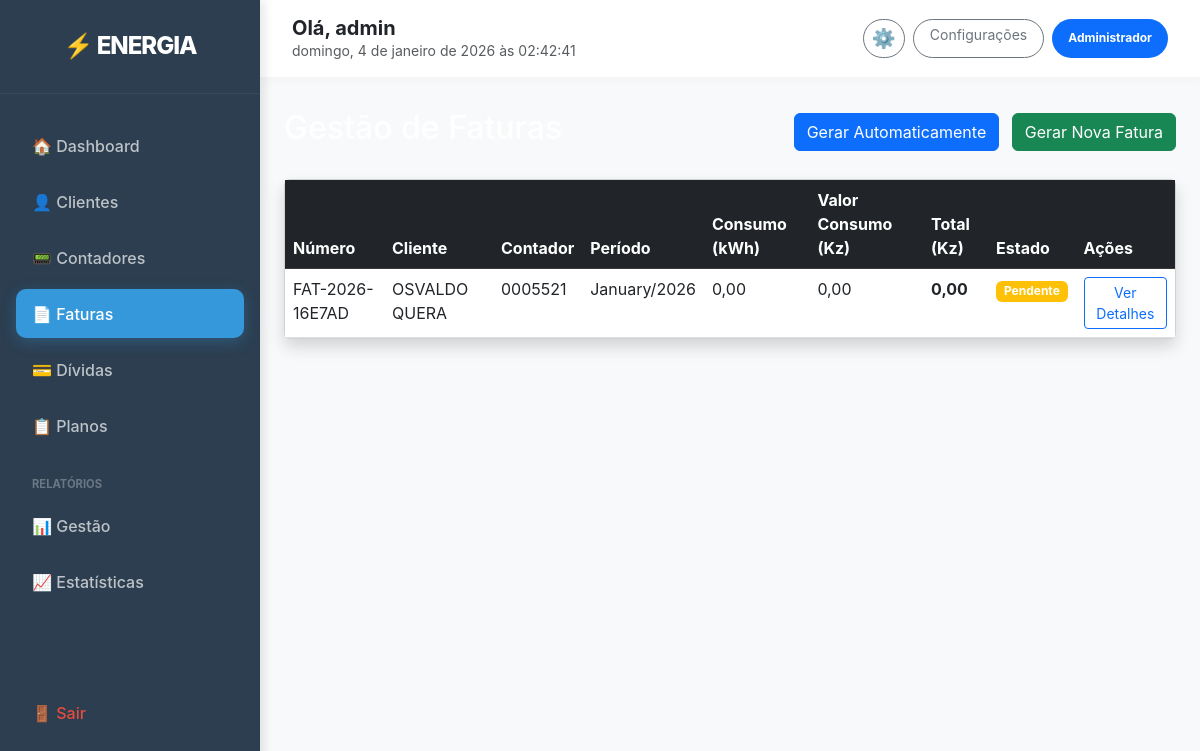
Page /pagamentos/faturas/ (signed in) on the committed database.
### clientes/models.py (models this page shows, shortened)
class Perfil(models.Model):
    TIPO_USUARIO_CHOICES = [
        ('ADMIN', 'Administrador'),
        ('OPERADOR', 'Operador'),
        ('FINANCEIRO', 'Financeiro'),
        ('CLIENTE', 'Cliente'),
    ]
    user = models.OneToOneField(User, on_delete=models.CASCADE, related_name='perfil')
    tipo_usuario = models.CharField(max_length=20, choices=TIPO_USUARIO_CHOICES, default='CLIENTE')
    telefone = models.CharField(max_length=15, blank=True, null=True)

class Cliente(models.Model):
    TIPO_CLIENTE_CHOICES = [
        ('PRE_PAGO', 'Pré-pago'),
        ('POS_PAGO', 'Pós-pago'),
    ]
    STATUS_CHOICES = [
        ('ATIVO', 'Ativo'),
        ('INATIVO', 'Inativo'),
        ('SUSPENSO', 'Suspenso'),
    ]
    numero_cliente = models.CharField(max_length=20, unique=True, editable=False)
    nome = models.CharField(max_length=200)
    nif = models.CharField(max_length=20, unique=True, verbose_name='NIF')
    bi = models.CharField(max_length=20, unique=True, verbose_name='BI')
    morada = models.TextField()
    telefone = models.CharField(
        max_length=15,
        validators=[RegexValidator(regex=r'^\+?1?\d{9,15}$', message="Número de telefone inválido")]
    )
    email = models.EmailField(blank=True, null=True)
    tipo_cliente = models.CharField(max_length=10, choices=TIPO_CLIENTE_CHOICES, default='PRE_PAGO')
    status = models.CharField(max_length=10, choices=STATUS_CHOICES, default='ATIVO')
    saldo_atual = models.DecimalField(max_digits=10, decimal_places=2, default=0.00)
    tarifa = models.ForeignKey('pagamentos.Tarifa', on_delete=models.SET_NULL, null=True, blank=True, related_name='clientes')
    data_cadastro = models.DateTimeField(auto_now_add=True)
    data_atualizacao = models.DateTimeField(auto_now=True)
    observacoes = models.TextField(blank=True, null=True)
    class Meta:
        verbose_name = 'Cliente'
        verbose_name_plural = 'Clientes'
        ordering = ['-data_cadastro']

### pagamentos/models.py (models this page shows, shortened)
class Fatura(models.Model):
    STATUS_FATURA_CHOICES = [
        ('PENDENTE', 'Pendente'),
        ('PAGO', 'Pago'),
        ('VENCIDO', 'Vencido'),
        ('CANCELADO', 'Cancelado'),
    ]
    numero_fatura = models.CharField(max_length=30, unique=True, editable=False)
    cliente = models.ForeignKey(Cliente, on_delete=models.CASCADE, related_name='faturas')
    contador = models.ForeignKey(Contador, on_delete=models.SET_NULL, null=True, related_name='faturas')
    periodo_referencia = models.CharField(max_length=50, help_text='Ex: Janeiro/2025')
    leitura_anterior = models.DecimalField(max_digits=10, decimal_places=2)
    leitura_atual = models.DecimalField(max_digits=10, decimal_places=2)
    consumo_kwh = models.DecimalField(max_digits=10, decimal_places=2)
    valor_consumo = models.DecimalField(max_digits=10, decimal_places=2)
    multa_atraso = models.DecimalField(max_digits=10, decimal_places=2, default=0.00, help_text='Multa por atraso (valor fixo)')
    juros_mora = models.DecimalField(max_digits=10, decimal_places=2, default=0.00, help_text='Juros de mora acumulados')
    outras_taxas = models.DecimalField(max_digits=10, decimal_places=2, default=0.00)
    valor_total = models.DecimalField(max_digits=10, decimal_places=2)
    status = models.CharField(max_length=10, choices=STATUS_FATURA_CHOICES, default='PENDENTE')
    data_emissao = models.DateField()
    data_vencimento = models.DateField()
    data_pagamento = models.DateTimeField(null=True, blank=True)
    arquivo_pdf = models.FileField(upload_to='faturas/', null=True, blank=True)
    observacoes = models.TextField(blank=True, null=True)
    data_criacao = models.DateTimeField(auto_now_add=True)
    class Meta:
        verbose_name = 'Fatura'
        verbose_name_plural = 'Faturas'
        ordering = ['-data_emissao']

### equipamentos/models.py (models this page shows, shortened)
class Contador(models.Model):
    TIPO_CONTADOR_CHOICES = [
        ('PRE_PAGO', 'Pré-pago'),
        ('POS_PAGO', 'Pós-pago'),
    ]
    TIPO_CONEXAO_CHOICES = [
        ('MONOFASICO', 'Monofásico'),
        ('TRIFASICO', 'Trifásico'),
    ]
    STATUS_CHOICES = [
        ('ATIVO', 'Ativo'),
        ('INATIVO', 'Inativo'),
        ('MANUTENCAO', 'Em Manutenção'),
        ('AVARIADO', 'Avariado'),
        ('SUBSTITUIDO', 'Substituído'),
        ('SUSPENSO', 'Suspenso por Dívida'),
    ]
    numero_serie = models.CharField(max_length=50, unique=True)
    tipo_contador = models.CharField(max_length=10, choices=TIPO_CONTADOR_CHOICES)
    tipo_conexao = models.CharField(max_length=15, choices=TIPO_CONEXAO_CHOICES, default='MONOFASICO')
    numero_cartao = models.CharField(max_length=20, blank=True, null=True, help_text='Número do cartão (apenas para pré-pago)')
    cliente = models.OneToOneField(Cliente, on_delete=models.SET_NULL, null=True, blank=True, related_name='contador')
    endereco_instalacao = models.TextField()
    status = models.CharField(max_length=15, choices=STATUS_CHOICES, default='ATIVO')
    data_instalacao = models.DateField()
    data_ultima_leitura = models.DateTimeField(null=True, blank=True)
    leitura_atual = models.DecimalField(max_digits=10, decimal_places=2, default=0.00)
    potencia_maxima = models.DecimalField(max_digits=8, decimal_places=2, help_text='Potência máxima em kW')
    observacoes = models.TextField(blank=True, null=True)
    data_criacao = models.DateTimeField(auto_now_add=True)
    data_suspensao = models.DateTimeField(null=True, blank=True, help_text='Data da suspensão por dívida')
    class Meta:
        verbose_name = 'Contador'
        verbose_name_plural = 'Contadores'
        ordering = ['-data_instalacao']

### pagamentos/views.py (the view)
# urls.py: path('faturas/', views.fatura_list, name='fatura_list'),
@login_required
def fatura_list(request):
    if hasattr(request.user, 'perfil') and request.user.perfil.tipo_usuario == 'CLIENTE':
        faturas = Fatura.objects.filter(cliente__email=request.user.email) # Filtro simples por email para exemplo
    else:
        faturas = Fatura.objects.all()
    return render(request, 'pagamentos/fatura_list.html', {'faturas': faturas})

### templates/pagamentos/fatura_list.html
{% extends 'base.html' %}
{% block content %}
<div class="row mb-4">
    <div class="col-12 d-flex justify-content-between align-items-center">
        <h2 class="text-white">Gestão de Faturas</h2>
        <div>
            <a href="{% url 'gerar_faturas_auto' %}" class="btn btn-primary me-2">Gerar Automaticamente</a>
            <a href="{% url 'fatura_create' %}" class="btn btn-success">Gerar Nova Fatura</a>
        </div>
    </div>
</div>
<div class="card shadow">
    <div class="table-responsive">
        <table class="table table-hover mb-0">
            <thead class="table-dark">
                <tr>
                    <th>Número</th>
                    <th>Cliente</th>
                    <th>Contador</th>
                    <th>Período</th>
                    <th>Consumo (kWh)</th>
                    <th>Valor Consumo (Kz)</th>
                    <th>Total (Kz)</th>
                    <th>Estado</th>
                    <th>Ações</th>
                </tr>
            </thead>
            <tbody>
                {% for fatura in faturas %}
                <tr>
                    <td>{{ fatura.numero_fatura }}</td>
                    <td>{{ fatura.cliente.nome }}</td>
                    <td>{{ fatura.contador.numero_serie|default:"Não especificado" }}</td>
                    <td>{{ fatura.periodo_referencia }}</td>
                    <td>{{ fatura.consumo_kwh }}</td>
                    <td>{{ fatura.valor_consumo }}</td>
                    <td><strong>{{ fatura.valor_total }}</strong></td>
                    <td>
                        <span class="badge {% if fatura.status == 'PAGO' %}bg-success{% elif fatura.status == 'PENDENTE' %}bg-warning{% else %}bg-danger{% endif %}">
                            {{ fatura.get_status_display }}
                        </span>
                    </td>
                    <td>
                        <a href="{% url 'fatura_detail' fatura.pk %}" class="btn btn-sm btn-outline-primary">Ver Detalhes</a>
                    </td>
                </tr>
                {% empty %}
                <tr>
                    <td colspan="9" class="text-center py-4">Nenhuma fatura encontrada.</td>
                </tr>
                {% endfor %}
            </tbody>
        </table>
    </div>
</div>
{% endblock %}

### templates/base.html (shortened to what this page needs)
<!DOCTYPE html>
<html lang="pt">
<head>
    <link href="https://cdn.jsdelivr.net/npm/bootstrap@5.3.0/dist/css/bootstrap.min.css" rel="stylesheet">
    <link rel="stylesheet" href="https://cdnjs.cloudflare.com/ajax/libs/animate.css/4.1.1/animate.min.css"/>
</head>
<body>
    {% if user.is_authenticated %}
    <aside class="sidebar is-authenticated" id="sidebar">
        <div class="sidebar-header">
            <a href="{% url 'dashboard' %}" style="text-decoration: none;">
                <h4>⚡ ENERGIA</h4>
            </a>
        </div>
        <ul class="nav-menu">
            <li class="nav-item-side">
                <a href="{% url 'dashboard' %}" class="nav-link-side {% if request.resolver_match.url_name == 'dashboard' %}active{% endif %}">
                    🏠 Dashboard
                </a>
            </li>
            {% if user.perfil.tipo_usuario != 'CLIENTE' %}
                <li class="nav-item-side">
                    <a href="{% url 'cliente_list' %}" class="nav-link-side {% if 'cliente' in request.path %}active{% endif %}">
                        👤 Clientes
                    </a>
                </li>
                <li class="nav-item-side">
                    <a href="{% url 'contador_list' %}" class="nav-link-side {% if 'contador' in request.path %}active{% endif %}">
                        📟 Contadores
                    </a>
                </li>
                <li class="nav-item-side">
                    <a href="{% url 'fatura_list' %}" class="nav-link-side {% if 'fatura' in request.path %}active{% endif %}">
                        📄 Faturas
                    </a>
                </li>
                <li class="nav-item-side">
                    <a href="{% url 'controlo_divida' %}" class="nav-link-side {% if 'divida' in request.path %}active{% endif %}">
                        💳 Dívidas
                    </a>
                </li>
                <li class="nav-item-side">
                    <a href="{% url 'tarifa_list' %}" class="nav-link-side {% if 'tarifa' in request.path %}active{% endif %}">
                        📋 Planos
                    </a>
                </li>
                {% if user.is_staff or user.perfil.tipo_usuario == 'ADMIN' or user.perfil.tipo_usuario == 'FINANCEIRO' %}
                    <li class="nav-item-side mt-3 mb-1">
                        <small class="text-uppercase px-3 fw-bold" style="font-size: 0.7rem; color: rgba(255,255,255,0.3);">Relatórios</small>
                    </li>
                    <li class="nav-item-side">
                        <a href="{% url 'relatorio_list' %}" class="nav-link-side {% if 'relatorio' in request.path %}active{% endif %}">
                            📊 Gestão
                        </a>
                    </li>
                    <li class="nav-item-side">
                        <a href="{% url 'estatisticas_gerais' %}" class="nav-link-side {% if 'estatisticas' in request.path %}active{% endif %}">
                            📈 Estatísticas
                        </a>
                    </li>
                {% endif %}
            {% endif %}
            <li class="nav-item-side logout-link">
                <button type="button" class="nav-link-side border-0 bg-transparent w-100 text-start" style="color: inherit;" data-bs-toggle="modal" data-bs-target="#logoutModal">
                    🚪 Sair
                </button>
            </li>
        </ul>
    </aside>
    {% endif %}
    <main class="{% if user.is_authenticated %}main-content{% endif %}">
        {% if user.is_authenticated %}
        <div class="top-bar">
            <div class="d-flex align-items-center">
                <div class="d-flex flex-column">
                    <h5 class="mb-0 fw-bold">Olá, {{ user.username }}</h5>
                    <small class="text-muted" id="realTimeClock"></small>
                </div>
            </div>
            <div class="d-flex gap-2">
                <a href="{% url 'perfil_edit' %}" class="btn btn-sm btn-outline-secondary rounded-pill px-2 d-flex align-items-center justify-content-center" title="Editar Perfil">
                    <span style="font-size: 1.2rem;">⚙️</span>
                </a>
                <a href="/admin/" class="btn btn-sm btn-outline-secondary rounded-pill px-3">Configurações</a>
                <span class="badge bg-primary rounded-pill d-flex align-items-center px-3">{{ user.perfil.get_tipo_usuario_display }}</span>
            </div>
        </div>
        {% endif %}
        <div class="{% if user.is_authenticated %}container-fluid px-4{% else %}container-fluid p-0{% endif %}">
            {% block content %}{% endblock %}
        </div>
    </main>
</body>
</html>

### templates/base.html (style rules this page uses)
:root { --sidebar-width: 260px; --primary-blue: #2c3e50; --accent-blue: #3498db; --hover-bg: #34495e; --text-muted: #bdc3c7; --bg-body: #f8f9fa; }
body { background-color: var(--bg-body); font-family: 'Inter', system-ui, sans-serif; min-height: 100vh; margin: 0; }
.sidebar { width: var(--sidebar-width); height: 100vh; position: fixed; left: -260px; top: 0; background: var(--primary-blue); color: white; transition: all 0.3s; z-index: 1000; box-shadow: 4px 0 10px rgba(0,0,0,0.1); }
.sidebar.is-authenticated { left: 0; }
.sidebar-header { padding: 2rem 1.5rem; border-bottom: 1px solid rgba(255,255,255,0.05); text-align: center; }
.sidebar-header h4 { font-weight: 800; letter-spacing: -1px; margin: 0; color: white; text-decoration: none; }
.nav-menu { padding: 1.5rem 0; list-style: none; margin: 0; height: calc(100vh - 100px); display: flex; flex-direction: column; }
.nav-item-side { margin: 0.2rem 1rem; }
.nav-link-side { color: var(--text-muted); text-decoration: none; display: flex; align-items: center; padding: 0.8rem 1rem; border-radius: 10px; transition: all 0.2s; font-weight: 500; gap: 12px; }
.nav-link-side.active { background: var(--accent-blue); color: white; box-shadow: 0 4px 15px rgba(52, 152, 219, 0.3); }
.main-content { margin-left: var(--sidebar-width); padding: 0; transition: all 0.3s; }
.top-bar { background: white; padding: 1rem 2rem; margin-bottom: 2rem; display: flex; justify-content: space-between; align-items: center; box-shadow: 0 2px 10px rgba(0,0,0,0.03); }
.logout-link { color: #e74c3c !important; margin-top: auto; margin-bottom: 2rem; }

### rows in the picture
Fatura: numero_fatura "FAT-2026-16E7AD", cliente.nome "OSVALDO QUERA", contador.numero_serie "0005521", periodo_referencia "January/2026", consumo_kwh "0,00", valor_consumo "0,00", valor_total "0,00", status "Pendente"

### other values in the picture
{{ user.username }} "admin"
{{ user.perfil.get_tipo_usuario_display }} "Administrador"
